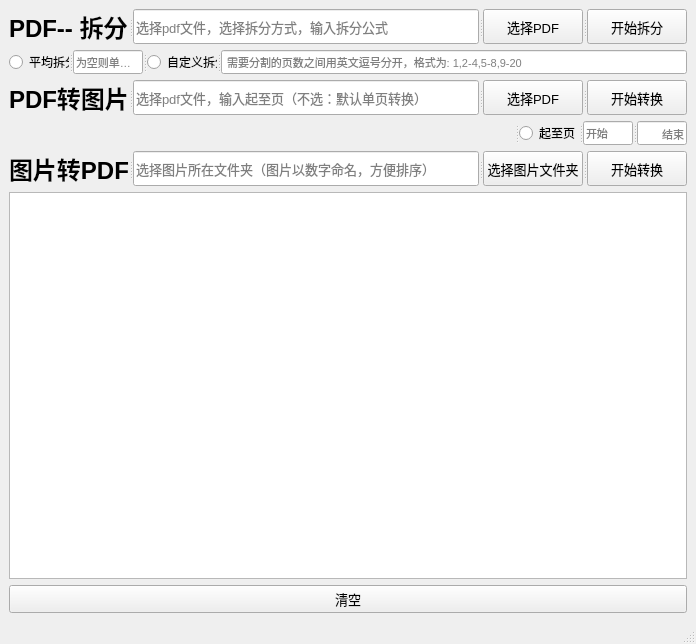
<?xml version="1.0" encoding="UTF-8"?>
<ui version="4.0">
 <class>mainWindow</class>
 <widget class="QMainWindow" name="mainWindow">
  <property name="geometry">
   <rect>
    <x>0</x>
    <y>0</y>
    <width>696</width>
    <height>644</height>
   </rect>
  </property>
  <property name="windowTitle">
   <string>PDF工具</string>
  </property>
  <property name="windowIcon">
   <iconset>
    <normaloff>logo.ico</normaloff>logo.ico</iconset>
  </property>
  <widget class="QWidget" name="centralwidget">
   <layout class="QGridLayout" name="gridLayout_2">
    <item row="0" column="0">
     <widget class="QSplitter" name="splitter">
      <property name="orientation">
       <enum>Qt::Horizontal</enum>
      </property>
      <widget class="QLabel" name="label_3">
       <property name="maximumSize">
        <size>
         <width>120</width>
         <height>16777215</height>
        </size>
       </property>
       <property name="font">
        <font>
         <family>Arial</family>
         <pointsize>18</pointsize>
         <weight>75</weight>
         <bold>true</bold>
        </font>
       </property>
       <property name="text">
        <string>PDF-- 拆分</string>
       </property>
       <property name="textFormat">
        <enum>Qt::AutoText</enum>
       </property>
       <property name="alignment">
        <set>Qt::AlignLeading|Qt::AlignLeft|Qt::AlignVCenter</set>
       </property>
      </widget>
      <widget class="QLineEdit" name="lineEdit_7">
       <property name="font">
        <font>
         <family>Arial</family>
         <pointsize>10</pointsize>
        </font>
       </property>
       <property name="text">
        <string/>
       </property>
       <property name="placeholderText">
        <string>选择pdf文件，选择拆分方式，输入拆分公式</string>
       </property>
      </widget>
      <widget class="QPushButton" name="pushButton_2">
       <property name="maximumSize">
        <size>
         <width>100</width>
         <height>16777215</height>
        </size>
       </property>
       <property name="font">
        <font>
         <family>Arial</family>
         <pointsize>10</pointsize>
        </font>
       </property>
       <property name="text">
        <string>选择PDF</string>
       </property>
      </widget>
      <widget class="QPushButton" name="pushButton_8">
       <property name="maximumSize">
        <size>
         <width>100</width>
         <height>16777215</height>
        </size>
       </property>
       <property name="font">
        <font>
         <family>Arial</family>
         <pointsize>10</pointsize>
        </font>
       </property>
       <property name="text">
        <string>开始拆分</string>
       </property>
      </widget>
     </widget>
    </item>
    <item row="1" column="0">
     <widget class="QSplitter" name="splitter_2">
      <property name="orientation">
       <enum>Qt::Horizontal</enum>
      </property>
      <widget class="QRadioButton" name="radioButton">
       <property name="sizePolicy">
        <sizepolicy hsizetype="Minimum" vsizetype="Expanding">
         <horstretch>0</horstretch>
         <verstretch>0</verstretch>
        </sizepolicy>
       </property>
       <property name="maximumSize">
        <size>
         <width>60</width>
         <height>16777215</height>
        </size>
       </property>
       <property name="text">
        <string>平均拆分</string>
       </property>
      </widget>
      <widget class="QLineEdit" name="lineEdit_5">
       <property name="minimumSize">
        <size>
         <width>70</width>
         <height>0</height>
        </size>
       </property>
       <property name="maximumSize">
        <size>
         <width>70</width>
         <height>16777215</height>
        </size>
       </property>
       <property name="font">
        <font>
         <family>Arial</family>
         <pointsize>8</pointsize>
        </font>
       </property>
       <property name="text">
        <string/>
       </property>
       <property name="placeholderText">
        <string>为空则单页拆分</string>
       </property>
      </widget>
      <widget class="QRadioButton" name="radioButton_2">
       <property name="sizePolicy">
        <sizepolicy hsizetype="Minimum" vsizetype="Expanding">
         <horstretch>0</horstretch>
         <verstretch>0</verstretch>
        </sizepolicy>
       </property>
       <property name="maximumSize">
        <size>
         <width>70</width>
         <height>16777215</height>
        </size>
       </property>
       <property name="toolTip">
        <string/>
       </property>
       <property name="layoutDirection">
        <enum>Qt::LeftToRight</enum>
       </property>
       <property name="text">
        <string>自定义拆分</string>
       </property>
      </widget>
      <widget class="QLineEdit" name="lineEdit_6">
       <property name="minimumSize">
        <size>
         <width>400</width>
         <height>0</height>
        </size>
       </property>
       <property name="maximumSize">
        <size>
         <width>16777215</width>
         <height>16777215</height>
        </size>
       </property>
       <property name="font">
        <font>
         <family>Arial</family>
         <pointsize>8</pointsize>
        </font>
       </property>
       <property name="text">
        <string/>
       </property>
       <property name="placeholderText">
        <string> 需要分割的页数之间用英文逗号分开，格式为: 1,2-4,5-8,9-20</string>
       </property>
      </widget>
     </widget>
    </item>
    <item row="2" column="0">
     <widget class="QSplitter" name="splitter_3">
      <property name="orientation">
       <enum>Qt::Horizontal</enum>
      </property>
      <widget class="QLabel" name="label">
       <property name="maximumSize">
        <size>
         <width>120</width>
         <height>16777215</height>
        </size>
       </property>
       <property name="font">
        <font>
         <family>Arial</family>
         <pointsize>18</pointsize>
         <weight>75</weight>
         <bold>true</bold>
        </font>
       </property>
       <property name="text">
        <string>PDF转图片</string>
       </property>
       <property name="textFormat">
        <enum>Qt::AutoText</enum>
       </property>
       <property name="alignment">
        <set>Qt::AlignLeading|Qt::AlignLeft|Qt::AlignVCenter</set>
       </property>
      </widget>
      <widget class="QLineEdit" name="lineEdit_3">
       <property name="font">
        <font>
         <family>Arial</family>
         <pointsize>10</pointsize>
        </font>
       </property>
       <property name="text">
        <string/>
       </property>
       <property name="placeholderText">
        <string>选择pdf文件，输入起至页（不选：默认单页转换）</string>
       </property>
      </widget>
      <widget class="QPushButton" name="pushButton">
       <property name="maximumSize">
        <size>
         <width>100</width>
         <height>16777215</height>
        </size>
       </property>
       <property name="font">
        <font>
         <family>Arial</family>
         <pointsize>10</pointsize>
        </font>
       </property>
       <property name="text">
        <string>选择PDF</string>
       </property>
      </widget>
      <widget class="QPushButton" name="pushButton_7">
       <property name="minimumSize">
        <size>
         <width>100</width>
         <height>0</height>
        </size>
       </property>
       <property name="maximumSize">
        <size>
         <width>100</width>
         <height>16777215</height>
        </size>
       </property>
       <property name="font">
        <font>
         <family>Arial</family>
         <pointsize>10</pointsize>
        </font>
       </property>
       <property name="text">
        <string>开始转换</string>
       </property>
      </widget>
     </widget>
    </item>
    <item row="3" column="0">
     <widget class="QSplitter" name="splitter_4">
      <property name="orientation">
       <enum>Qt::Horizontal</enum>
      </property>
      <widget class="QLabel" name="label_2">
       <property name="minimumSize">
        <size>
         <width>200</width>
         <height>0</height>
        </size>
       </property>
       <property name="text">
        <string/>
       </property>
      </widget>
      <widget class="QRadioButton" name="radioButton_3">
       <property name="sizePolicy">
        <sizepolicy hsizetype="Minimum" vsizetype="Expanding">
         <horstretch>0</horstretch>
         <verstretch>0</verstretch>
        </sizepolicy>
       </property>
       <property name="maximumSize">
        <size>
         <width>60</width>
         <height>16777215</height>
        </size>
       </property>
       <property name="text">
        <string>起至页</string>
       </property>
      </widget>
      <widget class="QLineEdit" name="lineEdit">
       <property name="maximumSize">
        <size>
         <width>50</width>
         <height>16777215</height>
        </size>
       </property>
       <property name="font">
        <font>
         <family>Arial</family>
         <pointsize>8</pointsize>
        </font>
       </property>
       <property name="text">
        <string/>
       </property>
       <property name="placeholderText">
        <string>开始</string>
       </property>
      </widget>
      <widget class="QLineEdit" name="lineEdit_2">
       <property name="maximumSize">
        <size>
         <width>50</width>
         <height>16777215</height>
        </size>
       </property>
       <property name="font">
        <font>
         <family>Arial</family>
         <pointsize>8</pointsize>
        </font>
       </property>
       <property name="alignment">
        <set>Qt::AlignBottom|Qt::AlignRight|Qt::AlignTrailing</set>
       </property>
       <property name="placeholderText">
        <string>结束</string>
       </property>
      </widget>
     </widget>
    </item>
    <item row="4" column="0">
     <widget class="QSplitter" name="splitter_5">
      <property name="orientation">
       <enum>Qt::Horizontal</enum>
      </property>
      <widget class="QLabel" name="label_5">
       <property name="maximumSize">
        <size>
         <width>120</width>
         <height>16777215</height>
        </size>
       </property>
       <property name="font">
        <font>
         <family>Arial</family>
         <pointsize>18</pointsize>
         <weight>75</weight>
         <bold>true</bold>
        </font>
       </property>
       <property name="layoutDirection">
        <enum>Qt::LeftToRight</enum>
       </property>
       <property name="text">
        <string>图片转PDF</string>
       </property>
       <property name="alignment">
        <set>Qt::AlignLeading|Qt::AlignLeft|Qt::AlignVCenter</set>
       </property>
       <property name="margin">
        <number>0</number>
       </property>
      </widget>
      <widget class="QLineEdit" name="lineEdit_4">
       <property name="font">
        <font>
         <family>Arial</family>
         <pointsize>10</pointsize>
        </font>
       </property>
       <property name="placeholderText">
        <string>选择图片所在文件夹（图片以数字命名，方便排序）</string>
       </property>
      </widget>
      <widget class="QPushButton" name="pushButton_4">
       <property name="maximumSize">
        <size>
         <width>100</width>
         <height>16777215</height>
        </size>
       </property>
       <property name="font">
        <font>
         <family>Arial</family>
         <pointsize>10</pointsize>
        </font>
       </property>
       <property name="text">
        <string>选择图片文件夹</string>
       </property>
      </widget>
      <widget class="QPushButton" name="pushButton_5">
       <property name="maximumSize">
        <size>
         <width>100</width>
         <height>16777215</height>
        </size>
       </property>
       <property name="font">
        <font>
         <family>Arial</family>
         <pointsize>10</pointsize>
        </font>
       </property>
       <property name="text">
        <string>开始转换</string>
       </property>
      </widget>
     </widget>
    </item>
    <item row="5" column="0">
     <layout class="QGridLayout" name="gridLayout">
      <item row="0" column="0">
       <widget class="QTextBrowser" name="textBrowser">
        <property name="enabled">
         <bool>true</bool>
        </property>
        <property name="sizePolicy">
         <sizepolicy hsizetype="Expanding" vsizetype="Expanding">
          <horstretch>0</horstretch>
          <verstretch>0</verstretch>
         </sizepolicy>
        </property>
        <property name="font">
         <font>
          <family>Arial</family>
          <pointsize>12</pointsize>
         </font>
        </property>
        <property name="focusPolicy">
         <enum>Qt::NoFocus</enum>
        </property>
        <property name="contextMenuPolicy">
         <enum>Qt::NoContextMenu</enum>
        </property>
        <property name="layoutDirection">
         <enum>Qt::LeftToRight</enum>
        </property>
        <property name="html">
         <string>&lt;!DOCTYPE HTML PUBLIC &quot;-//W3C//DTD HTML 4.0//EN&quot; &quot;http://www.w3.org/TR/REC-html40/strict.dtd&quot;&gt;
&lt;html&gt;&lt;head&gt;&lt;meta name=&quot;qrichtext&quot; content=&quot;1&quot; /&gt;&lt;style type=&quot;text/css&quot;&gt;
p, li { white-space: pre-wrap; }
&lt;/style&gt;&lt;/head&gt;&lt;body style=&quot; font-family:'Arial'; font-size:12pt; font-weight:400; font-style:normal;&quot;&gt;
&lt;p style=&quot;-qt-paragraph-type:empty; margin-top:0px; margin-bottom:0px; margin-left:0px; margin-right:0px; -qt-block-indent:0; text-indent:0px;&quot;&gt;&lt;br /&gt;&lt;/p&gt;&lt;/body&gt;&lt;/html&gt;</string>
        </property>
       </widget>
      </item>
      <item row="1" column="0">
       <widget class="QPushButton" name="pushButton_6">
        <property name="font">
         <font>
          <family>Arial</family>
          <pointsize>10</pointsize>
         </font>
        </property>
        <property name="text">
         <string>清空</string>
        </property>
       </widget>
      </item>
     </layout>
    </item>
   </layout>
  </widget>
  <widget class="QMenuBar" name="menubar">
   <property name="geometry">
    <rect>
     <x>0</x>
     <y>0</y>
     <width>696</width>
     <height>20</height>
    </rect>
   </property>
  </widget>
  <widget class="QStatusBar" name="statusbar"/>
 </widget>
 <resources/>
 <connections/>
</ui>
